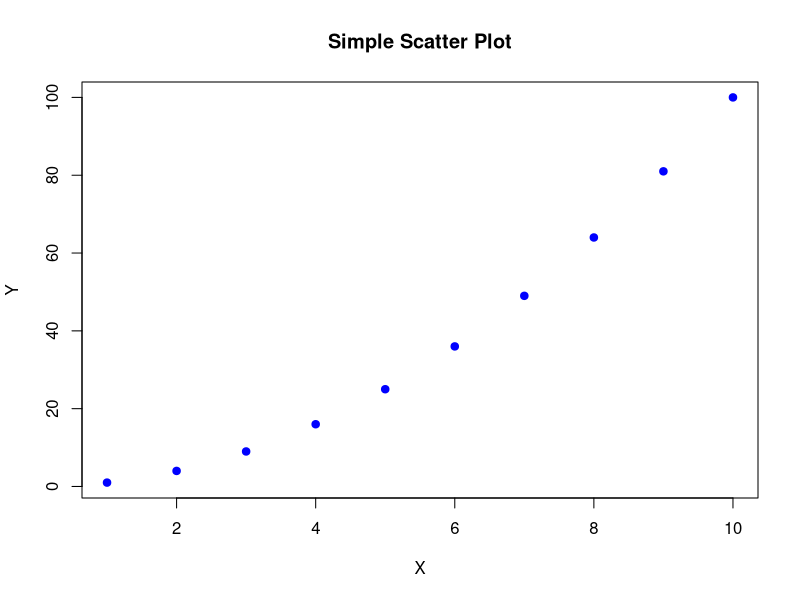
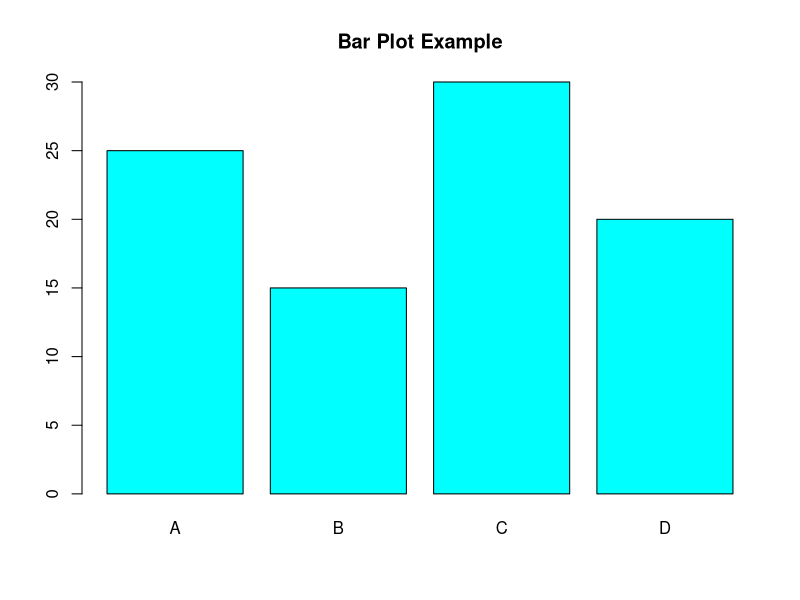
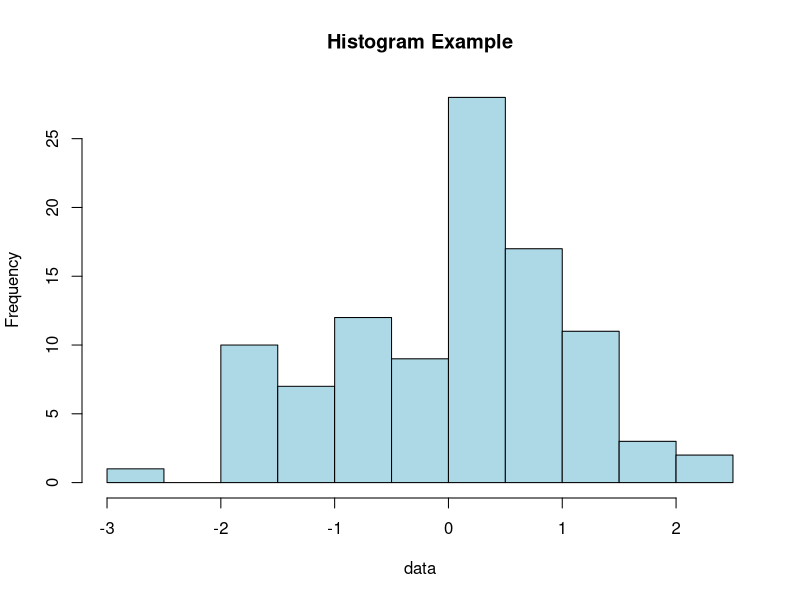
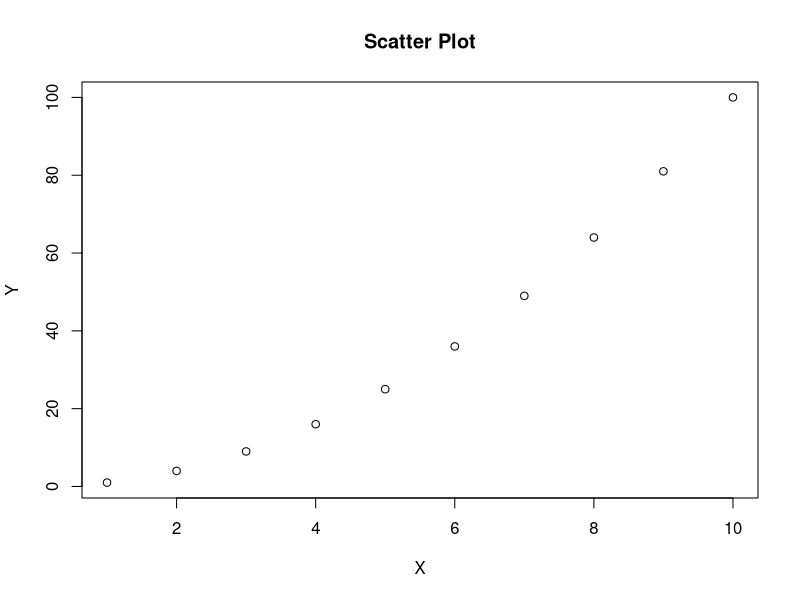
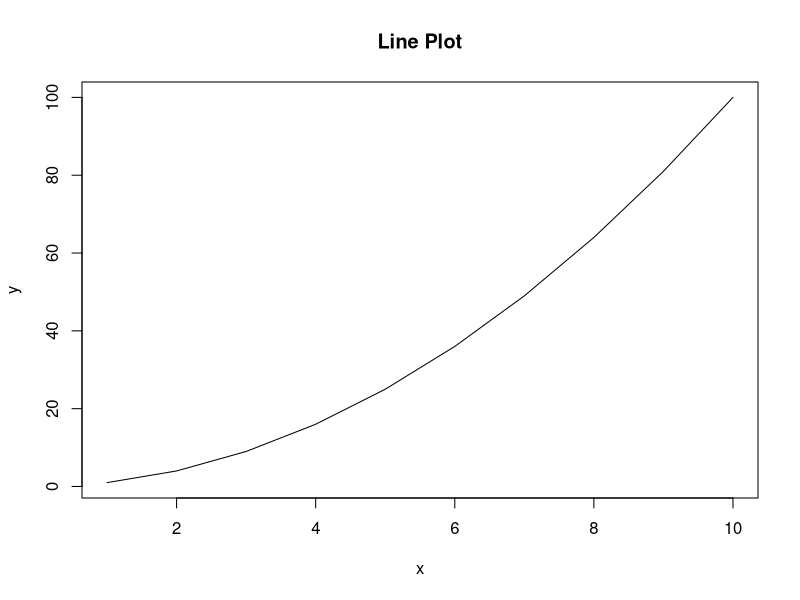
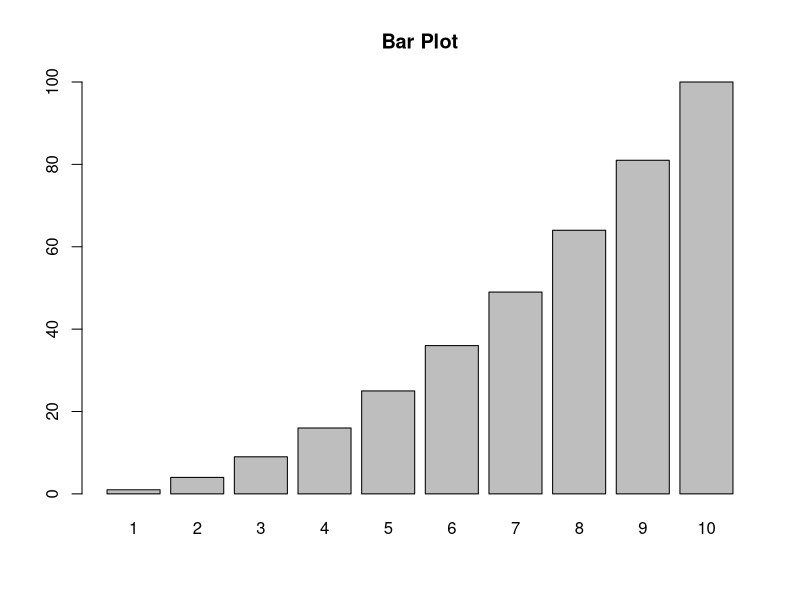
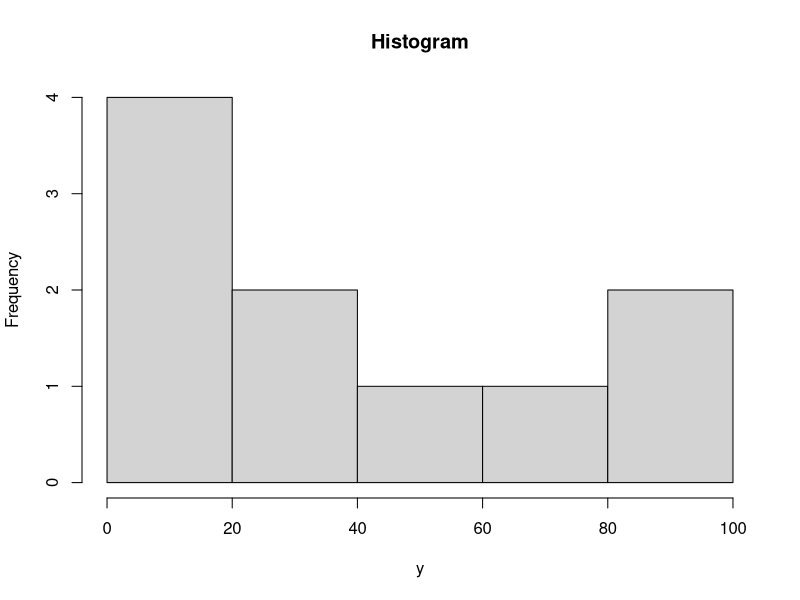
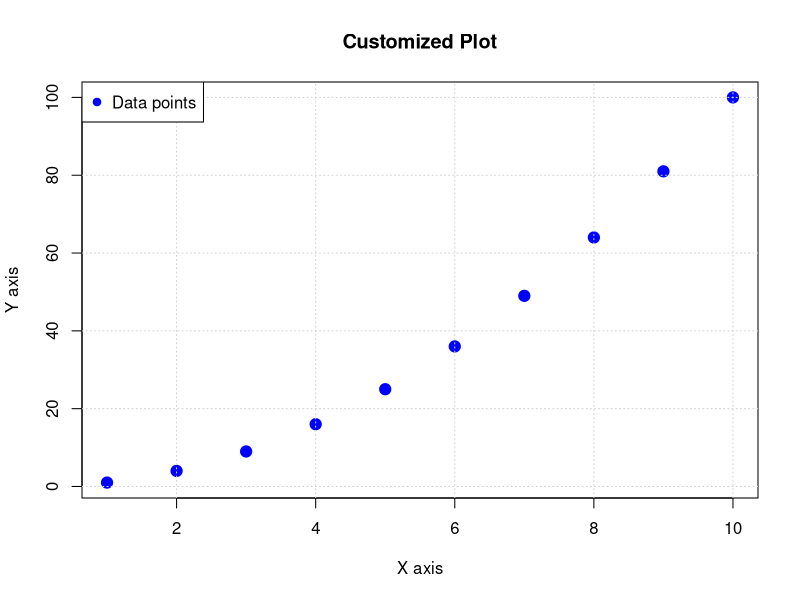

The R script that drew these images, in order:
# =====================================================
# INTRODUCTION TO R PROGRAMMING
# A beginner's guide with practical examples
# =====================================================

# R is a powerful programming language for statistical computing and graphics
# This guide will help you learn the fundamentals step by step

# =====================================================
# SECTION 1: BASIC R OPERATIONS
# =====================================================

# 1.1 Basic Arithmetic
2 + 3       # Addition
10 - 5      # Subtraction
4 * 5       # Multiplication
20 / 4      # Division
2 ^ 3       # Exponentiation
10 %% 3     # Modulo (remainder)
10 %/% 3    # Integer division

# 1.2 Variables
# Variables are used to store values
x <- 10     # Assign value 10 to variable x
y = 20      # Alternative assignment (= also works but <- is preferred)
z <- x + y  # z will be 30

# Display variable values
print(x)
print(y)
print(z)

# 1.3 Data Types
# Numeric
num <- 42.5
# Integer
int <- 42L  # The 'L' indicates this is an integer
# Character/String
text <- "Hello, R!"
# Logical
logic <- TRUE  # or FALSE

# Check data types
class(num)
class(int)
class(text)
class(logic)

# =====================================================
# SECTION 2: DATA STRUCTURES
# =====================================================

# 2.1 Vectors - one-dimensional arrays
# Create vectors
numbers <- c(1, 2, 3, 4, 5)
fruits <- c("apple", "banana", "orange")
logicals <- c(TRUE, FALSE, TRUE)

# Vector operations
numbers + 10          # Add 10 to each element
numbers * 2           # Multiply each element by 2
numbers[3]            # Access the third element
numbers[2:4]          # Access elements 2 through 4
length(numbers)       # Number of elements

# 2.2 Matrices - two-dimensional arrays
# Create a matrix
mat <- matrix(1:9, nrow = 3, ncol = 3)
mat
# Access elements
mat[2, 3]             # Element at row 2, column 3
mat[1, ]              # First row
mat[, 2]              # Second column

# 2.3 Lists - ordered collections of objects
# Create a list
my_list <- list(
  name = "John",
  age = 30,
  scores = c(85, 90, 92),
  passed = TRUE
)
my_list
# Access elements
my_list$name          # Access by name
my_list[[1]]          # Access by position
my_list$scores[2]     # Access nested elements

# 2.4 Data Frames - table-like structures
# Create a data frame
students <- data.frame(
  name = c("Alice", "Bob", "Charlie"),
  age = c(22, 21, 23),
  gpa = c(3.8, 3.2, 3.9)
)
students
# Access elements
students$name         # Access a column
students[2, ]         # Access a row
students[1, 2]        # Access a specific element

# =====================================================
# SECTION 3: CONTROL STRUCTURES
# =====================================================

# 3.1 Conditional statements (if, else if, else)
x <- 15

if (x > 10) {
  print("x is greater than 10")
} else if (x == 10) {
  print("x equals 10")
} else {
  print("x is less than 10")
}

# 3.2 For loops
# Print numbers 1 to 5
for (i in 1:5) {
  print(i)
}

# Loop through a vector
fruits <- c("apple", "banana", "orange")
for (fruit in fruits) {
  print(paste("I like", fruit))
}

# 3.3 While loops
counter <- 1
while (counter <= 5) {
  print(counter)
  counter <- counter + 1
}

# =====================================================
# SECTION 4: FUNCTIONS
# =====================================================

# 4.1 Using built-in functions
max(1, 5, 3, 7)       # Find maximum value
min(1, 5, 3, 7)       # Find minimum value
sum(1:10)             # Sum values
mean(c(10, 20, 30))   # Calculate average

# 4.2 Creating your own functions
# Function to calculate square
square <- function(x) {
  x ^ 2
}

# Function to convert Celsius to Fahrenheit
celsius_to_fahrenheit <- function(celsius) {
  fahrenheit <- (celsius * 9 / 5) + 32
  fahrenheit
}


# Use the functions
square(4)
celsius_to_fahrenheit(25)

# Function with multiple arguments
calculate_bmi <- function(weight, height) {
  bmi <- weight / (height ^ 2)
  bmi
}

calculate_bmi(70, 1.75)

# =====================================================
# SECTION 5: DATA MANIPULATION WITH DPLYR
# =====================================================

# First, install and load the dplyr package if needed
# install.packages("dplyr")
# library(dplyr)

# Create a sample dataset
employees <- data.frame(
  name = c("Alice", "Bob", "Charlie", "David", "Eva"),
  department = c("HR", "IT", "Finance", "IT", "HR"),
  salary = c(45000, 65000, 55000, 70000, 48000),
  years = c(2, 5, 3, 7, 4)
)

# =====================================================
# SECTION 6: DATA VISUALIZATION
# =====================================================

# Basic plotting
# Scatter plot
x <- 1:10
y <- x ^ 2
plot(x, y, main = "Simple Scatter Plot", xlab = "X", ylab = "Y",
     col = "blue", pch = 19)

# Bar plot
counts <- c(25, 15, 30, 20)
names <- c("A", "B", "C", "D")
barplot(counts, names.arg = names, col = "cyan", main = "Bar Plot Example")

# Histogram
data <- rnorm(100)  # Generate 100 random numbers
hist(data, col = "lightblue", main = "Histogram Example")

# For more advanced visualizations, you can use ggplot2
# install.packages("ggplot2")
# library(ggplot2)

# =====================================================
# SECTION 7: EXERCISES FOR PRACTICE
# =====================================================

# Exercise 1: Create a vector of the first 10 even numbers
# Your code here:
# even_numbers <-

# Exercise 2: Calculate the sum and mean of numbers from 1 to 100
# Your code here:
# sum_result <-
# mean_result <-

# Exercise 3: Create a function that returns both the minimum and maximum of a vector
# Your code here:
# min_max <- function(x) {
#   # Your code here
# }

# Exercise 4: Create a data frame with 5 students, their grades in 3 subjects
# Your code here:
# student_grades <- data.frame(
#   # Your code here
# )

# Exercise 5: Write a function to determine if a number is prime
# Your code here:
# is_prime <- function(n) {
#   # Your code here
# }

# =====================================================
# SECTION 8: DATA IMPORT AND EXPORT
# =====================================================

# 8.1 Reading CSV files
# read.csv() is used to read CSV files
# Example:
# my_data <- read.csv("path/to/your/file.csv")

# 8.2 Reading Excel files
# First, install and load the readxl package
# install.packages("readxl")
# library(readxl)
# my_data <- read_excel("path/to/your/file.xlsx")

# 8.3 Writing data to files
# Write to CSV
# write.csv(my_data, "output.csv", row.names = FALSE)

# Write to Excel
# install.packages("writexl")
# library(writexl)
# write_xlsx(my_data, "output.xlsx")

# =====================================================
# SECTION 9: DATA CLEANING AND PREPROCESSING
# =====================================================

# 9.1 Handling missing values
# Create a sample dataset with missing values
sample_data <- data.frame(
  name = c("Alice", "Bob", "Charlie", NA),
  age = c(25, NA, 30, 35),
  score = c(85, 90, NA, 95)
)

# Check for missing values
is.na(sample_data)
colSums(is.na(sample_data))

# Remove rows with missing values
clean_data <- na.omit(sample_data)

# Replace missing values with mean
sample_data$age[is.na(sample_data$age)] <- mean(sample_data$age, na.rm = TRUE)

# 9.2 String manipulation
# Basic string operations
text <- "Hello, R Programming!"
toupper(text)  # Convert to uppercase
tolower(text)  # Convert to lowercase
nchar(text)    # Count characters
substr(text, 1, 5)  # Extract substring

# 9.3 Date and time operations
# Create date objects
today <- Sys.Date()
now <- Sys.time()

# Format dates
format(today, "%Y-%m-%d")
format(now, "%H:%M:%S")

# =====================================================
# SECTION 10: BASIC STATISTICAL ANALYSIS
# =====================================================

# 10.1 Descriptive statistics
# Create a sample dataset
numbers <- c(10, 15, 20, 25, 30, 35, 40)

# Basic statistics
mean(numbers)
median(numbers)
sd(numbers)
var(numbers)
quantile(numbers)
summary(numbers)

# 10.2 Correlation analysis
# Create two variables
x <- c(1, 2, 3, 4, 5)
y <- c(2, 4, 5, 4, 5)

# Calculate correlation
cor(x, y)

# 10.3 Simple linear regression
# Fit a linear model
model <- lm(y ~ x)
summary(model)

# =====================================================
# SECTION 11: DATA VISUALIZATION FUNDAMENTALS
# =====================================================

# 11.1 Basic plots
# Create sample data
x <- 1:10
y <- x^2

# Scatter plot
plot(x, y, main = "Scatter Plot", xlab = "X", ylab = "Y")

# Line plot
plot(x, y, type = "l", main = "Line Plot")

# Bar plot
barplot(y, names.arg = x, main = "Bar Plot")

# Histogram
hist(y, main = "Histogram")

# 11.2 Customizing plots
# Add colors and points
plot(x, y, 
     main = "Customized Plot",
     xlab = "X axis",
     ylab = "Y axis",
     col = "blue",
     pch = 19,  # Solid circle
     cex = 1.5) # Point size

# Add a grid
grid()

# Add a legend
legend("topleft", 
       legend = "Data points",
       col = "blue",
       pch = 19)

# =====================================================
# SECTION 12: WORKING WITH FACTORS
# =====================================================

# 12.1 Creating and manipulating factors
# Create a factor
colors <- factor(c("red", "blue", "red", "green", "blue"))
levels(colors)

# Change factor levels
colors <- factor(colors, levels = c("red", "green", "blue"))

# 12.2 Cross-tabulation
# Create sample data
gender <- factor(c("M", "F", "M", "F", "M"))
education <- factor(c("High", "Low", "High", "High", "Low"))

# Create a contingency table
table(gender, education)

# =====================================================
# SECTION 13: BASIC DATA TRANSFORMATION
# =====================================================

# 13.1 Subsetting and filtering
# Create a sample dataset
data <- data.frame(
  name = c("Alice", "Bob", "Charlie", "David"),
  age = c(25, 30, 35, 40),
  score = c(85, 90, 95, 88)
)

# Subset by condition
young_people <- data[data$age < 35, ]
high_scores <- data[data$score >= 90, ]

# 13.2 Sorting
# Sort by age
sorted_by_age <- data[order(data$age), ]
sorted_by_age_desc <- data[order(-data$age), ]

# 13.3 Aggregating data
# Calculate mean score by age group
data$age_group <- ifelse(data$age < 30, "Young", "Old")
aggregate(score ~ age_group, data = data, FUN = mean)

# =====================================================
# SECTION 14: R MARKDOWN BASICS
# =====================================================

# To create an R Markdown document:
# 1. In RStudio, go to File > New File > R Markdown
# 2. Choose a title and output format
# 3. Click OK

# Basic R Markdown syntax:
# ```{r}
# # This is an R code chunk
# x <- 1:10
# mean(x)
# ```

# # This is a heading
# This is regular text
# *This is italic*
# **This is bold**

# =====================================================
# EXERCISES FOR NEW TOPICS
# =====================================================

# Exercise 1: Data Cleaning
# Create a function that cleans a dataset by:
# - Removing rows with more than 2 missing values
# - Replacing remaining missing values with column means
# - Converting all character columns to factors

# Exercise 2: Data Visualization
# Create a function that generates a comprehensive plot of a dataset:
# - Scatter plot for numeric variables
# - Bar plot for categorical variables
# - Add appropriate labels and title
# - Use different colors for different categories

# Exercise 3: Statistical Analysis
# Create a function that performs basic statistical analysis:
# - Calculate mean, median, standard deviation
# - Perform correlation analysis between numeric variables
# - Create a summary report

# Exercise 4: Data Transformation
# Create a function that transforms a dataset:
# - Convert wide format to long format
# - Create new variables based on existing ones
# - Aggregate data by specified groups

# Exercise 5: R Markdown Report
# Create an R Markdown document that:
# - Imports a dataset
# - Performs basic analysis
# - Creates visualizations
# - Includes explanations and interpretations

# =====================================================
# CONCLUSION
# =====================================================

# This script introduced you to the fundamentals of R programming.
# Practice these concepts by modifying the examples and completing the exercises.
# As you become more comfortable, explore additional topics like:
# - Statistical analysis
# - Machine learning
# - Data manipulation with tidyverse
# - Interactive visualizations
# - R Markdown for reports

# For help on any function, use the ? operator:
# ?mean
# ?data.frame
# ?plot 
